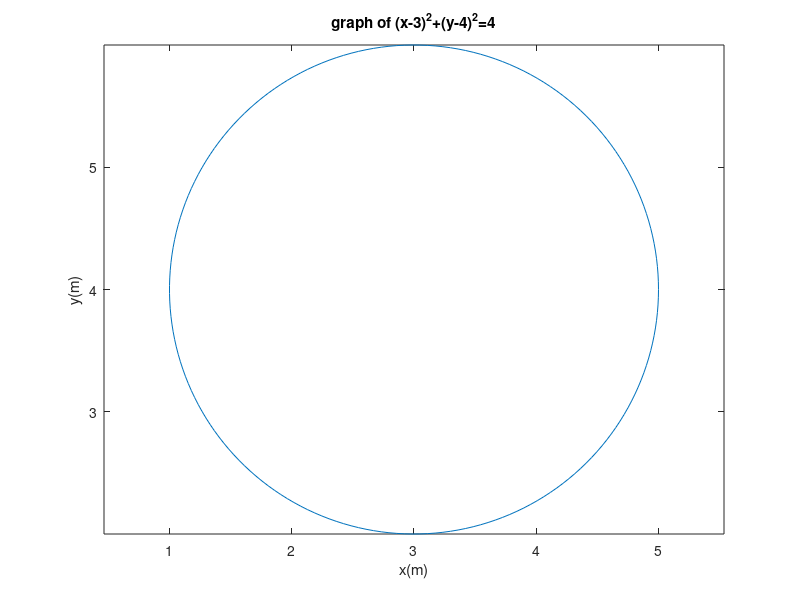

Write the MATLAB code that produced this figure.
clc
clear all
theta=linspace(0,2*pi,200)
x=3+2*cos(theta)
y=4+2*sin(theta)
plot(x,y)
axis equal
xlabel('x(m)')
ylabel("y(m)")
title("graph of (x-3)^2+(y-4)^2=4")